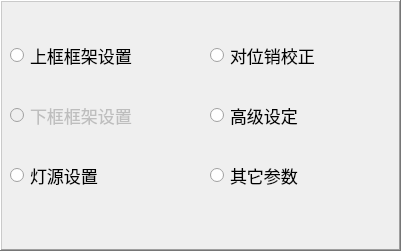
  <widget class="QFrame" name="frame_btn1">
   <property name="geometry">
    <rect>
     <x>10</x>
     <y>290</y>
     <width>401</width>
     <height>251</height>
    </rect>
   </property>
   <property name="font">
    <font>
     <pointsize>13</pointsize>
    </font>
   </property>
   <property name="frameShape">
    <enum>QFrame::WinPanel</enum>
   </property>
   <property name="frameShadow">
    <enum>QFrame::Raised</enum>
   </property>
   <widget class="QRadioButton" name="radioButton_upframe">
    <property name="geometry">
     <rect>
      <x>10</x>
      <y>40</y>
      <width>181</width>
      <height>31</height>
     </rect>
    </property>
    <property name="font">
     <font>
      <pointsize>13</pointsize>
     </font>
    </property>
    <property name="text">
     <string>上框框架设置</string>
    </property>
   </widget>
   <widget class="QRadioButton" name="radioButton_otherpara">
    <property name="geometry">
     <rect>
      <x>210</x>
      <y>160</y>
      <width>181</width>
      <height>31</height>
     </rect>
    </property>
    <property name="text">
     <string>其它参数</string>
    </property>
   </widget>
   <widget class="QRadioButton" name="radioButton_downframe">
    <property name="enabled">
     <bool>false</bool>
    </property>
    <property name="geometry">
     <rect>
      <x>10</x>
      <y>100</y>
      <width>181</width>
      <height>31</height>
     </rect>
    </property>
    <property name="font">
     <font>
      <pointsize>13</pointsize>
     </font>
    </property>
    <property name="text">
     <string>下框框架设置</string>
    </property>
   </widget>
   <widget class="QRadioButton" name="radioButton_supersetting">
    <property name="geometry">
     <rect>
      <x>210</x>
      <y>100</y>
      <width>181</width>
      <height>31</height>
     </rect>
    </property>
    <property name="text">
     <string>高级设定</string>
    </property>
   </widget>
   <widget class="QRadioButton" name="radioButton_light">
    <property name="geometry">
     <rect>
      <x>10</x>
      <y>160</y>
      <width>181</width>
      <height>31</height>
     </rect>
    </property>
    <property name="font">
     <font>
      <pointsize>13</pointsize>
     </font>
    </property>
    <property name="text">
     <string>灯源设置</string>
    </property>
   </widget>
   <widget class="QRadioButton" name="radioButton_dwlock">
    <property name="geometry">
     <rect>
      <x>210</x>
      <y>40</y>
      <width>181</width>
      <height>31</height>
     </rect>
    </property>
    <property name="font">
     <font>
      <pointsize>13</pointsize>
     </font>
    </property>
    <property name="text">
     <string>对位销校正</string>
    </property>
   </widget>
  </widget>
